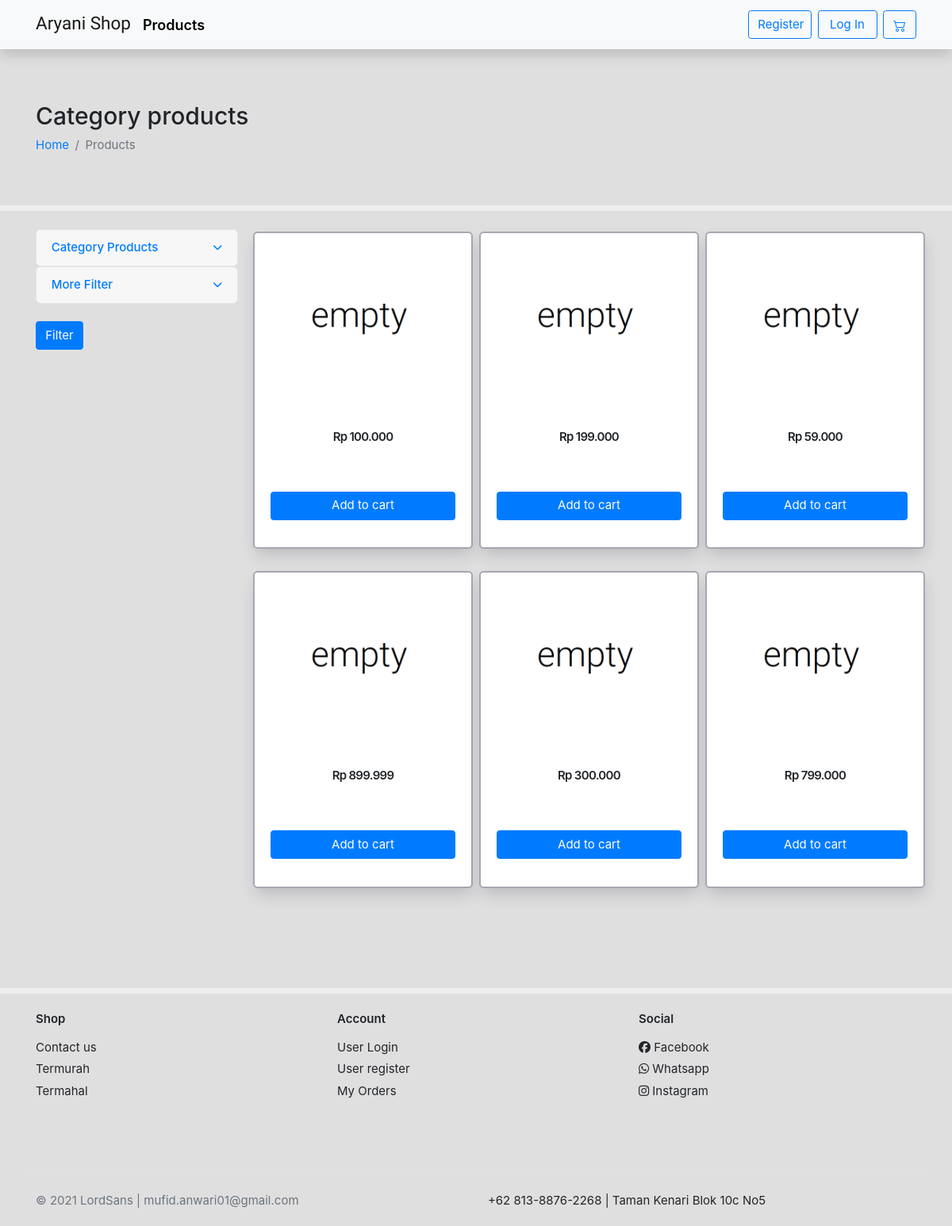
The app's page /products/, older data.
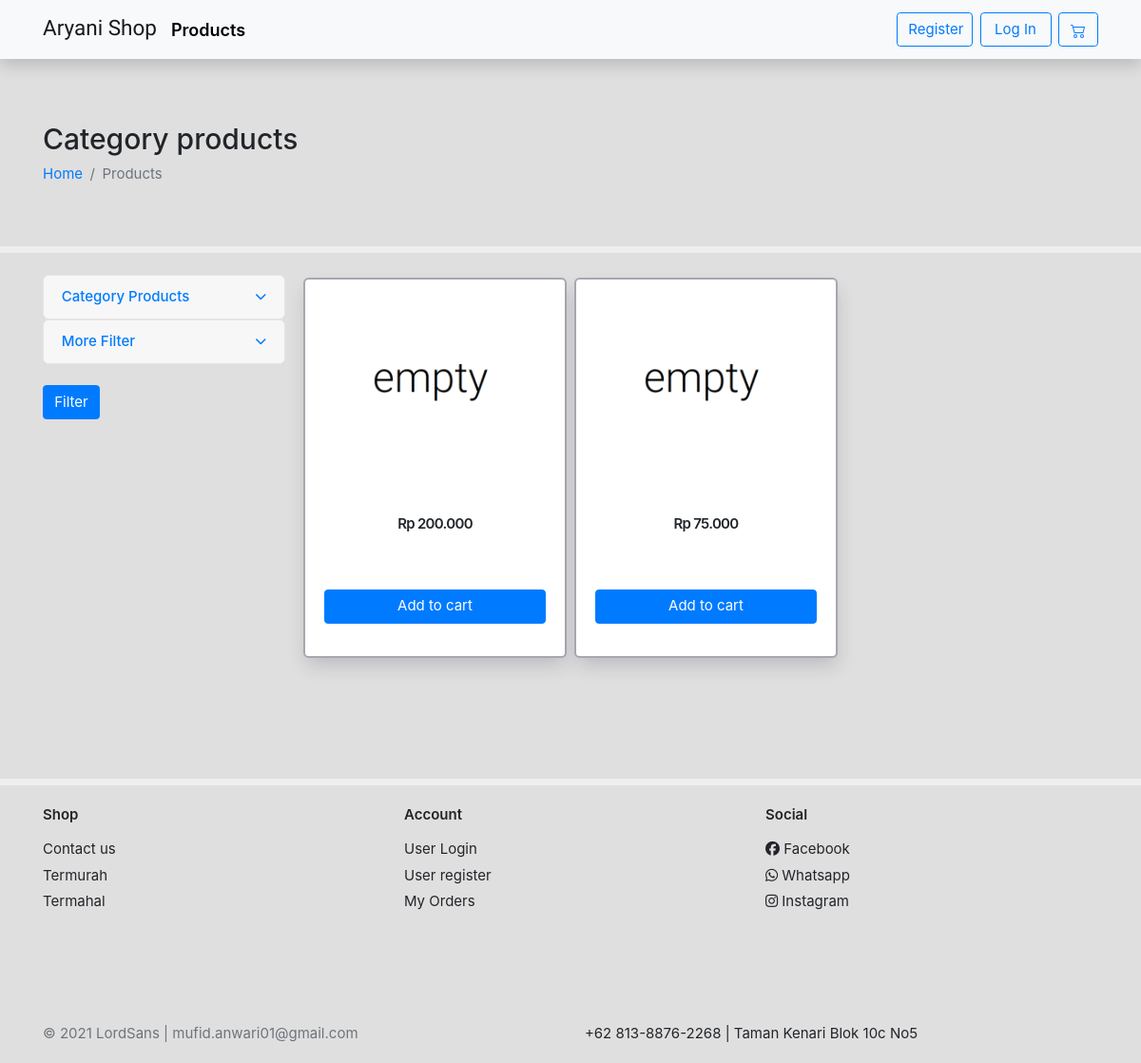
The same page, newer data.
### home/models.py (models this page shows, shortened)
class Product(models.Model):
    category        = models.ForeignKey(Category,related_name='product', on_delete=models.CASCADE)
    name            = models.CharField(max_length=255,unique=True)
    img_product1    = models.ImageField(null=True,blank=True,upload_to='image/')
    img_product2    = models.ImageField(null=True,blank=True,upload_to='image/')
    old_price       = models.DecimalField(blank=True,null=True,max_digits=8,decimal_places=3)
    price           = models.DecimalField(max_digits=8,decimal_places=3)
    description     = models.TextField()
    upload_time     = models.DateField(auto_now_add=True)
    stock           = models.IntegerField(default=1)
    slug            = models.SlugField(blank=True)
    @property
    def imageURL1(self):
        try:
            url_1 = self.img_product1.url
        except:
            url_1 = '/static/empty.png'
        return url_1

### home/views.py (the view)
# urls.py: path('',HomeView.as_view(template_name='home/indexhome.html',paginate_by=4),name='index'),
class HomeView(ListView):
    models = Product
    category = Category.objects.all()
    queryset = models.objects.all()
    extra_context = {
        'categories' : category
    }
    def get_queryset(self):
        request = self.request.GET
        if len(request) != 0:
            if next(iter(request)) == 'category':
                self.queryset = Product.objects.filter(category_id=self.request.GET['category'])
        return super().get_queryset()
    def get_ordering(self):
        request = self.request.GET
        if len(request) != 0:
            for i in request:
                if i == 'more-filter':
                    ordering = [request["more-filter"]]
                    return ordering
    def get_context_data(self,*args,**kwargs):
        request = self.request
        context = super().get_context_data()
        self.kwargs.update(self.extra_context)
        kwargs = self.kwargs
        if len(request.GET) != 0:
            if next(iter(request.GET)) == 'category-id':
                context['active'] = Category.objects.get(id=request.GET['category-id'])
        context.update(cartData(self.request))
        if context['items'] != "0":
            context.update(mergeFunction(request,context['items']))
        return context

### home/models.py (called while the page is built)
    def __str__(self):
        return self.name

### home/utils.py (called while the page is built)
def cartData(request):
    if request.user.is_authenticated:
        customer = request.user
        order,created = Order.objects.get_or_create(user=customer, complete=False)
        items = order.orderitem_set.all()
    else:
        items = []
        order = {'get_cart_items':'0','get_cart_totals':'0'}
        items = order['get_cart_totals']
    return {'items':items, 'order':order}

### templates/home/producthome.html (shortened to what this page needs)
{% extends "base.html" %}
{% block content %}
    <section class="section-pagetop bg under-nav ">
        <div class="container">
            <h2 class="title-page">Category products</h2>
            <nav>
            <ol class="breadcrumb text-white">
                <li class="breadcrumb-item" aria-current="page"><a href="{% url 'homey:index' %}">Home</a></li>
                {% if active %}
                <li class="breadcrumb-item" aria-current="page"><a href="{% url 'homey:product' %}">Products</a></li>
                <li class="breadcrumb-item active" aria-current="page">{{active}}</li>
                {% else %}
                <li class="breadcrumb-item active" aria-current="page">Products</li>
                {% endif %}
            </ol>
            </nav>
        </div>
    </section>
    <section class="section-content padding-y">
    <div class="container">
    <div class="row">
        <aside class="col-md-3 mt-4">
            <form method="GET">
                <div class="card">
                    <article class="filter-group">
                        <div class="card-header d-flex flex-column">
                            <a href="#" data-toggle="collapse" data-target="#collapse_1" aria-expanded="false" class="">
                                <i class="icon-control fa fa-chevron-down"></i>
                                <h6 class="title">Category Products</h6>
                            </a>
                        </div>
                    </article>
                </div>
                <div class="card">
                    <article class="filter-group">
                        <div class="card-header d-flex flex-column">
                            <a href="#" data-toggle="collapse" data-target="#collapse_2" aria-expanded="false" class="">
                                <i class="icon-control fa fa-chevron-down"></i>
                                <h6 class="title">More Filter</h6>
                            </a>
                        </div>
                    </article>
                </div>
                <button type="submit" class="btn btn-primary mt-4">Filter</button>
            </form>
        </aside>
    <main class="col-md-9 mt-4">
    <div class="row">
        {% for product in product_list %}
            <div class="col-md-4 col-sm-6 col-6 p-1">
                <figure class="card card-product-grid" style="height: 400px;">
                    <div class="img-wrap img-product">
                        <a href="{% url 'homey:detail' product.slug %}"><img src="{{product.imageURL1}}"></a>
                    </div>
                    <figcaption class="info-wrap text-center ">
                        <div class="fix-height">
                            <div class="price-wrap mt-2">
                                <span class="price price-product">Rp {{product.price}}</span>
                            </div>
                        </div>
                        {% if is_user %}
                            <button type="button" class="btn btn-block btn-primary mt-2" data-toggle="modal" data-target="#exampleModal">
                                Add To Cart
                            </button>
                        {% else %}
                            <a data-action='add' data-product='{{product.id}}' href="" class="btn btn-block btn-primary update-cart mt-2">Add to cart </a>
                        {% endif %}
                    </figcaption>
                </figure>
            </div>
        {% endfor %}
    </div>
    </main>
    </div>
    </div>
    </section>
{% endblock content %}

### templates/base.html (shortened to what this page needs)
{% load static %}
<!DOCTYPE html>
<html lang="en">
<head>
	{% include "snippets/styles.html" %}
	<link rel="stylesheet" href="{% static "ui.css" %}">
	<link rel="stylesheet" href="{% static "style.css" %}">
</head>
<body>
	<nav class="navbar shadow fixed-top navbar-expand-sm navbar-light bg-light">
		<div class="container">
	  		<h2><a class="navbar-brand" style="font-size: 1.5rem;" href="{% url 'homey:index' %}">Aryani Shop</a></h2>
	  		<a href="{% url 'homey:product' %}" class="text-decoration-none mr-auto" style="color:black;font-size: 1.2rem;font-weight: 600;">Products</a>
			<div class="collapse navbar-collapse" id="navbarNavAltMarkup">
			    <div class="navbar-nav ml-auto">
					<a id="register-btn" href='{% url 'register' %}' style="width:80px; box-sizing:border-box;" class="btn btn-outline-primary my-2 my-sm-0 mr-2">Register</a>
					<a id="login-btn" href='{% url "login" %}' style="width:75px; box-sizing:border-box;" class="btn btn-outline-primary my-2 my-sm-0 mr-2">Log In</a>
	  				<a href="{% url 'homey:cart' %}" class="tombol btn btn-outline-primary my-2 my-sm-0">
	  				</a>
		 		</div>
	  		</div>
	  	</div>
	</nav>
	{% block content %}
	{% endblock content %}
	<footer class="section-footer section-content">
		<div class="container mt-3">
			<section class="footer-top padding-y">
				<div class="row">
					<aside class="col-md col-6 mt-2">
						<h6 class="title">Shop</h6>
						<ul class="list-unstyled">
							<li> <a href="https://api.whatsapp.com/send?phone=6281388762268">Contact us</a></li>
							<li> <a href="{% url 'homey:product' %}?more-filter=price">Termurah</a></li>
							<li> <a href="{% url 'homey:product' %}?more-filter=-price">Termahal</a></li>
						</ul>
					</aside>
					<aside class="col-md col-6 mt-2">
						<h6 class="title">Account</h6>
						<ul class="list-unstyled">
							<li> <a href="{% url 'login' %}"> User Login </a></li>
							<li> <a href="{% url 'register' %}"> User register </a></li>
							<li> <a href="{% url 'homey:cart' %}"> My Orders </a></li>
						</ul>
					</aside>
					<aside class="col-md mt-2">
						<h6 class="title">Social</h6>
						<ul class="list-unstyled">
							<li><a href="#"> <i class="fab fa-facebook"></i> Facebook </a></li>
							<li><a href="{{URL}}"> <i class="fab fa-whatsapp"></i> Whatsapp </a></li>
							<li><a href="#"> <i class="fab fa-instagram"></i> Instagram </a></li>
						</ul>
					</aside>
				</div>
			</section>
			<section class="footer-bottom border-top row">
				<div class="col-md-4">
					<p class="text-muted"> &copy 2021 LordSans | mufid.anwari01@gmail.com</p>
				</div>
				<div class="col-md-8 text-md-center">
					<span  class="px-2">+62 813-8876-2268 | Taman Kenari Blok 10c No5</span>
				</div>
			</section>
		</div>
	</footer>
</body>
</html>

### templates/snippets/styles.html (shortened to what this page needs)
<link rel="stylesheet" href="https://cdn.jsdelivr.net/npm/bootstrap@4.5.3/dist/css/bootstrap.min.css">
<link rel="stylesheet" href="https://use.fontawesome.com/releases/v5.7.0/css/all.css">

### static/ui.css (style rules this page uses)
html { font-family: "Inter", sans-serif; font-size: 15px; }
.img-wrap { text-align: center; display: block; }
.img-wrap img { max-width: 100%; }
.price-wrap { letter-spacing: -0.7px; }
.padding-y { padding-bottom: 40px; }
figure { margin-bottom: 0; }
article:after, .form-group:after { display: block; clear: both; content: ""; }
.bg { background-color: #f8f9fa; }
.title-page { color: #212529; }
p:last-child { margin-bottom: 0; }
.section-footer ul li { margin-bottom: 5px; }
.section-footer ul a { color: inherit; }
.section-footer .title { font-weight: 600; margin-bottom: 16px; color: #212529; }
.footer-bottom { padding-top: 20px; padding-bottom: 20px; }
[class*=list-] li:after { visibility: hidden; display: block; content: ""; overflow: hidden; height: 0; clear: both; }
[class*=card-product] .img-wrap { overflow: hidden; position: relative; }
[class*=card-product] .img-wrap img { height: 100%; max-width: 100%; width: auto; display: inline-block; -o-object-fit: cover; object-fit: cover; }
.card-product-grid { margin-bottom: 20px; }
.card-product-grid .img-wrap { border-radius: 0.2rem 0.2rem 0 0; height: 220px; }
.card-product-grid .info-wrap { overflow: hidden; padding: 18px 20px; }
.card-product-grid .fix-height { height: 80px; overflow: hidden; }
.card .img-wrap { overflow: hidden; }
.price { font-weight: 600; color: #212529; }
.icon-control { margin-top: 5px; float: right; font-size: 80%; }
.card-header .title { margin-bottom: 0; line-height: 1.5; }
.filter-group { border-bottom: 1px solid #e4e4e4; }
.filter-group .card-header { border-bottom: 0; }
.filter-group:last-child { border-bottom: 0; }
.section-pagetop { padding: 45px 0; }

### static/style.css (style rules this page uses)
body { background-color: rgba(168, 166, 166,.35); }
.bg { background-color: rgba(0, 0, 0,0); }
.under-nav { margin-top: 83px!important; }
.section-pagetop { padding: 45px 0; }
.tombol { width: 42px; }
img { border-image-slice: all; }
.card { position: relative; display: flex; flex-direction: column; min-width: 0; word-wrap: break-word; background-color: #fff; background-clip: border-box; border: 1px solid rgba(0, 0, 0, 0.1); border-radius: 0.37rem; }
.breadcrumb { display: flex; flex-wrap: wrap; padding: 0 0; margin-bottom: 0; list-style: none; background-color: rgb(0, 0, 0,0)!important; border-radius: 0.37rem; }
.section-content { margin-top: 20px!important; border-top: 7px solid #eee; }
.padding-y { margin-bottom: 40px; }
.card-product-grid .img-wrap { border-radius: 0.2rem 0.2rem 0 0; height: 220px; }
.img-wrap { text-align: center; display: block; }
[class*=card-product] .img-wrap img { height: 100%; max-width: 100%; width: auto; display: inline-block; object-fit: cover; }
*, *::before, *::after { box-sizing: border-box; }
.card-product-grid { border: 2px solid rgba(34, 35, 59, 0.4); box-shadow: 1px 10px 20px -3px rgba(34, 35, 59, 0.2); }
.card-product-grid .info-wrap { overflow: hidden; padding: 18px 20px; }

### templates/base.html (style rules this page uses)
.navbar-brand { font-family: 'Viga', sans-serif; }

### templates/home/producthome.html (style rules this page uses)
.price-product { font-size: 1rem; font-weight: 600; }

Row changes from the older to the newer data that the page shows:
removed Product: price "100.000"
removed Product: price "199.000"
removed Product: price "59.000"
removed Product: price "899.999"
removed Product: price "300.000"
removed Product: price "799.000"
added Product: price "200.000"
added Product: price "75.000"
